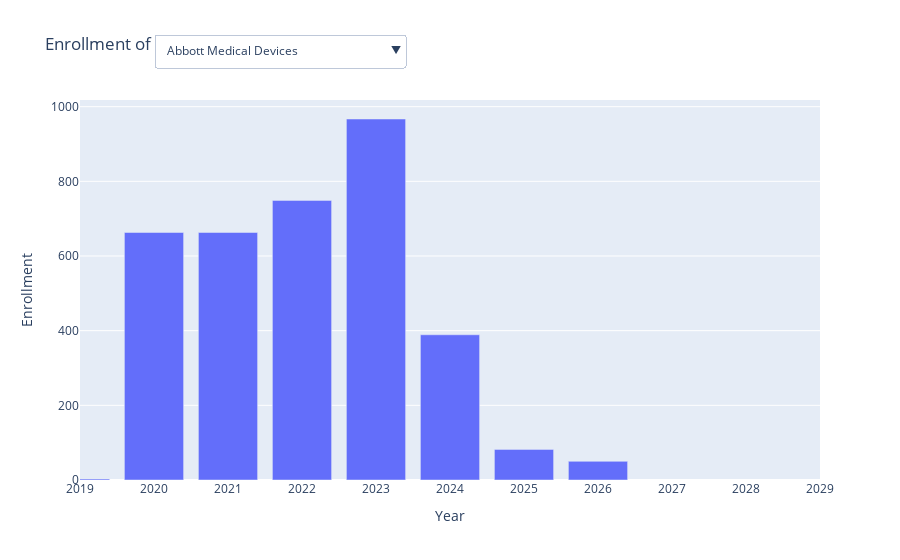

Notebook code for this chart:
### Code cell
total_enrollment_per_year()

### Figure 1 — Plotly figure (JSON) as saved in the notebook; plotly's stock layout.template omitted (floating-point values rounded to 4 significant figures)
{"data": [{"name": "Cardiovascular Disease", "type": "bar", "visible": true, "x": [2019, 2020, 2021, 2022, 2023, 2024, 2025, 2026], "y": [3, 663, 663, 749, 967, 389, 82, 50]}, {"name": "Cardiovascular Disease", "type": "bar", "visible": false, "x": [2020, 2021, 2022, 2023, 2024, 2025, 2026], "y": [18, 18, 46777, 46777, 7297, 7297, 7297]}, {"name": "Diabetes", "type": "bar", "visible": false, "x": [2023, 2024, 2025, 2026], "y": [592, 592, 592, 592]}, {"name": "Liver Disease", "type": "bar", "visible": false, "x": [2021, 2022, 2023], "y": [20, 45, 25]}, {"name": "Obesity", "type": "bar", "visible": false, "x": [2019, 2020, 2021, 2022, 2023, 2024, 2025, 2026], "y": [60, 170, 170, 182, 1256, 1276, 1184, 1184]}, {"name": "Cardiovascular Disease", "type": "bar", "visible": false, "x": [2020, 2021, 2022, 2023, 2024, 2025, 2026], "y": [24636, 33219, 39932, 33097, 2937, 1477, 1000]}, {"name": "Diabetes", "type": "bar", "visible": false, "x": [2019, 2020, 2021, 2022, 2023, 2024], "y": [621, 240920, 241783, 241147, 240900, 679]}, {"name": "Endocrine Disorder", "type": "bar", "visible": false, "x": [2023, 2024, 2025], "y": [1090, 1090, 1090]}, {"name": "Kidney Disease", "type": "bar", "visible": false, "x": [2019, 2020, 2021, 2022, 2023, 2024, 2025, 2026], "y": [1938, 1008913, 1009701, 3692796, 3693560, 3700, 1329, 300]}, {"name": "Liver Disease", "type": "bar", "visible": false, "x": [2021, 2022, 2023, 2024], "y": [12, 24, 114, 118]}, {"name": "Cardiovascular Disease", "type": "bar", "visible": false, "x": [2020, 2021, 2022, 2023, 2024], "y": [6016, 7052, 7652, 6616, 6016]}, {"name": "Diabetes", "type": "bar", "visible": false, "x": [2019, 2020, 2021, 2022, 2023, 2024, 2025, 2026, 2027, 2028], "y": [24, 2056, 339359, 413130, 91954, 76007, 11507, 5500, 5500, 5500]}, {"name": "Kidney Disease", "type": "bar", "visible": false, "x": [2020, 2021, 2022, 2023, 2024, 2025, 2026, 2027, 2028], "y": [243, 337575, 411793, 1090398, 1074578, 12078, 5819, 5819, 5600]}, {"name": "Liver Disease", "type": "bar", "visible": false, "x": [2022, 2023, 2024, 2025], "y": [27, 27, 32, 32]}, {"name": "Cardiovascular Disease", "type": "bar", "visible": false, "x": [2020, 2021, 2022, 2023, 2024, 2025, 2026, 2027], "y": [530, 530, 5252, 5252, 11252, 6600, 6000, 6000]}, {"name": "Diabetes", "type": "bar", "visible": false, "x": [2019, 2020, 2021, 2022, 2023, 2024, 2025, 2026], "y": [13654, 29429, 540854, 526111, 578834, 548434, 547750, 600]}, {"name": "Kidney Disease", "type": "bar", "visible": false, "x": [2019, 2020, 2021, 2022, 2023], "y": [28, 28, 484, 484, 261]}, {"name": "Obesity", "type": "bar", "visible": false, "x": [2020, 2021, 2022, 2023, 2024, 2025, 2026], "y": [87, 474, 469, 6668, 7530, 7476, 7260]}, {"name": "Diabetes", "type": "bar", "visible": false, "x": [2020, 2021, 2022, 2023, 2024], "y": [154, 65, 165, 255, 165]}, {"name": "Diabetes", "type": "bar", "visible": false, "x": [2021, 2022, 2023, 2024, 2025], "y": [159, 499, 15803, 15604, 15000]}, {"name": "Cardiovascular Disease", "type": "bar", "visible": false, "x": [2023, 2024, 2025, 2026, 2027, 2028, 2029], "y": [432, 12932, 12932, 12932, 12500, 12500, 12500]}, {"name": "Diabetes", "type": "bar", "visible": false, "x": [2019, 2020, 2021, 2022, 2023, 2024, 2025, 2026, 2027], "y": [3808, 19796, 21950, 21913, 29454, 30063, 25515, 3512, 2030]}, {"name": "Kidney Disease", "type": "bar", "visible": false, "x": [2023, 2024, 2025, 2026], "y": [2760, 2760, 2760, 140]}, {"name": "Obesity", "type": "bar", "visible": false, "x": [2019, 2020, 2021, 2022, 2023, 2024, 2025, 2026, 2027], "y": [5078, 5433, 12399, 44640, 70663, 66594, 58200, 47298, 36748]}, {"name": "Diabetes", "type": "bar", "visible": false, "x": [2020, 2021, 2022, 2023, 2024, 2025], "y": [42, 294, 252, 1050, 1392, 1392]}, {"name": "Obesity", "type": "bar", "visible": false, "x": [2023, 2024, 2025], "y": [450, 792, 792]}, {"name": "Diabetes", "type": "bar", "visible": false, "x": [2021, 2022, 2023, 2024, 2025], "y": [377, 808, 1594, 1396, 513]}, {"name": "Kidney Disease", "type": "bar", "visible": false, "x": [2019, 2020, 2021], "y": [54, 54, 54]}, {"name": "Liver Disease", "type": "bar", "visible": false, "x": [2020, 2021, 2022, 2023], "y": [96, 96, 48, 24]}, {"name": "Obesity", "type": "bar", "visible": false, "x": [2021, 2022], "y": [254, 254]}, {"name": "Cardiovascular Disease", "type": "bar", "visible": false, "x": [2019, 2020, 2021, 2022, 2023, 2024, 2025, 2026, 2027], "y": [919, 1659617, 20984, 20043, 226444, 20210, 19283, 17313, 17013]}, {"name": "Liver Disease", "type": "bar", "visible": false, "x": [2021, 2022, 2023], "y": [109, 185, 76]}, {"name": "Obesity", "type": "bar", "visible": false, "x": [2022, 2023], "y": [126, 126]}, {"name": "Cardiovascular Disease", "type": "bar", "visible": false, "x": [2021, 2022, 2023, 2024, 2025], "y": [72, 488, 416, 416, 416]}, {"name": "Diabetes", "type": "bar", "visible": false, "x": [2019, 2020, 2021, 2022, 2023], "y": [412, 449, 545, 114, 18]}, {"name": "Liver Disease", "type": "bar", "visible": false, "x": [2019, 2020, 2021, 2022, 2023, 2024], "y": [42, 89, 64, 48, 52, 28]}, {"name": "Obesity", "type": "bar", "visible": false, "x": [2020, 2021, 2022, 2023, 2024], "y": [107399, 797, 1532, 1604, 122]}, {"name": "Cardiovascular Disease", "type": "bar", "visible": false, "x": [2021, 2022, 2023], "y": [163, 163, 163]}, {"name": "Diabetes", "type": "bar", "visible": false, "x": [2019, 2020, 2021, 2022, 2023, 2024], "y": [1605, 1605, 798, 1566, 1538, 200]}, {"name": "Diabetes", "type": "bar", "visible": false, "x": [2022, 2023, 2024, 2025], "y": [78, 332, 364, 150]}, {"name": "Kidney Disease", "type": "bar", "visible": false, "x": [2023, 2024, 2025], "y": [123, 180, 180]}], "layout": {"barmode": "stack", "title": {"text": "Enrollment of Competitor Trials by Year"}, "updatemenus": [{"buttons": [{"args": [{"visible": [true, false, false, false, false, false, false, false, false, false, false, false, false, false]}], "label": "Abbott Medical Devices", "method": "update"}, {"args": [{"visible": [false, true, false, false, false, false, false, false, false, false, false, false, false, false]}], "label": "Amgen", "method": "update"}, {"args": [{"visible": [false, false, true, false, false, false, false, false, false, false, false, false, false, false]}], "label": "AstraZeneca", "method": "update"}, {"args": [{"visible": [false, false, false, true, false, false, false, false, false, false, false, false, false, false]}], "label": "Bayer", "method": "update"}, {"args": [{"visible": [false, false, false, false, true, false, false, false, false, false, false, false, false, false]}], "label": "Boehringer Ingelheim", "method": "update"}, {"args": [{"visible": [false, false, false, false, false, true, false, false, false, false, false, false, false, false]}], "label": "Chong Kun Dang Pharmaceutical", "method": "update"}, {"args": [{"visible": [false, false, false, false, false, false, true, false, false, false, false, false, false, false]}], "label": "Daewoong Pharmaceutical Co. LTD.", "method": "update"}, {"args": [{"visible": [false, false, false, false, false, false, false, true, false, false, false, false, false, false]}], "label": "Eli Lilly and Company", "method": "update"}, {"args": [{"visible": [false, false, false, false, false, false, false, false, true, false, false, false, false, false]}], "label": "Innovent Biologics (Suzhou) Co. Ltd.", "method": "update"}, {"args": [{"visible": [false, false, false, false, false, false, false, false, false, true, false, false, false, false]}], "label": "Jiangsu HengRui Medicine Co., Ltd.", "method": "update"}, {"args": [{"visible": [false, false, false, false, false, false, false, false, false, false, true, false, false, false]}], "label": "Novartis Pharmaceuticals", "method": "update"}, {"args": [{"visible": [false, false, false, false, false, false, false, false, false, false, false, true, false, false]}], "label": "Pfizer", "method": "update"}, {"args": [{"visible": [false, false, false, false, false, false, false, false, false, false, false, false, true, false]}], "label": "Sanofi", "method": "update"}, {"args": [{"visible": [false, false, false, false, false, false, false, false, false, false, false, false, false, true]}], "label": "Shandong Suncadia Medicine Co., Ltd.", "method": "update"}], "direction": "down", "pad": {"r": 10, "t": 10}, "showactive": true, "x": 0.1, "xanchor": "left", "y": 1.2, "yanchor": "top"}], "xaxis": {"range": [2019, 2029], "ticktext": [2019, 2020, 2021, 2022, 2023, 2024, 2025, 2026, 2027, 2028, 2029], "tickvals": [2019, 2020, 2021, 2022, 2023, 2024, 2025, 2026, 2027, 2028, 2029], "title": {"text": "Year"}}, "yaxis": {"title": {"text": "Enrollment"}}}}
